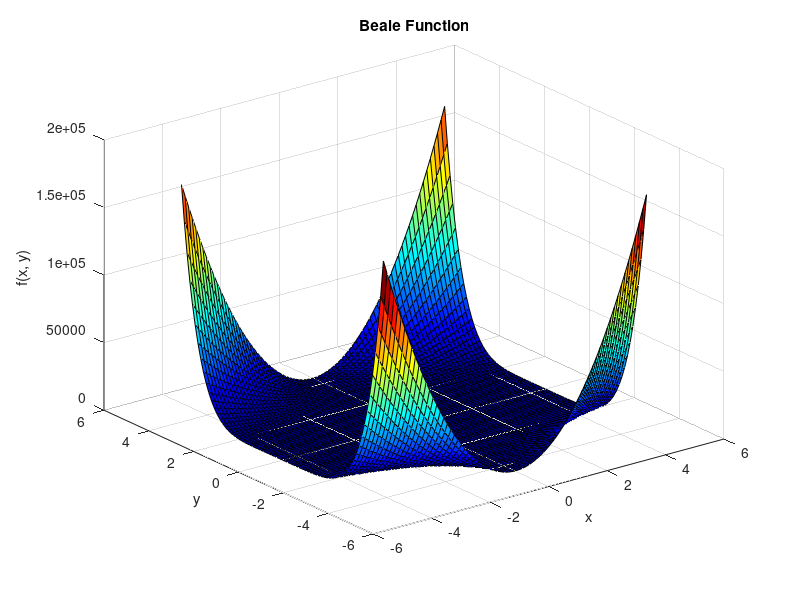

This figure's MATLAB source:
% Creating a grid of points
x = linspace(-4.5, 4.5, 75); 
y = linspace(-4.5, 4.5, 75); 
[X, Y] = meshgrid(x, y);

% Evaluating Beale's function
Z = (1.5 - X + X.*Y).^2 + (2.25 - X + X.*Y.^2).^2 + (2.625 - X + X.*Y.^3).^2;

% Plotting
figure;
surf(X, Y, Z)
colormap(jet)
title('Beale Function')
xlabel('x')
ylabel('y')
zlabel('f(x, y)')
